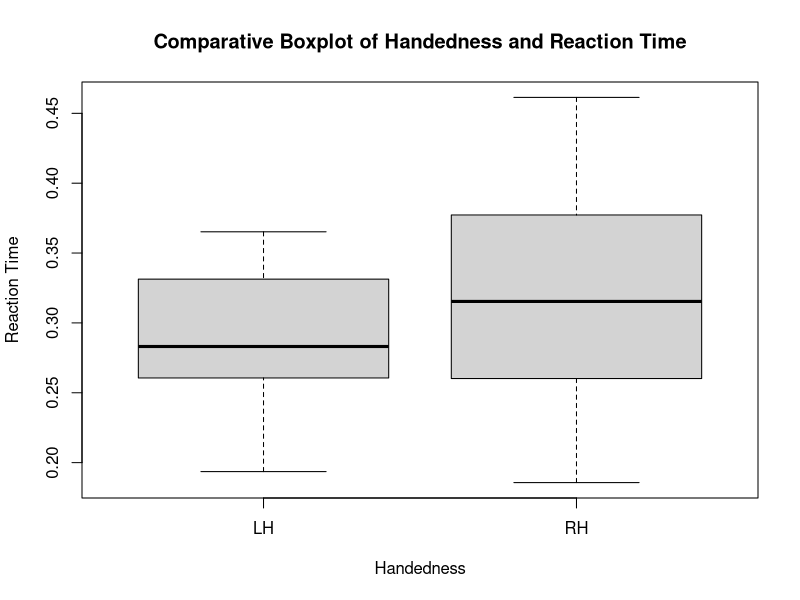
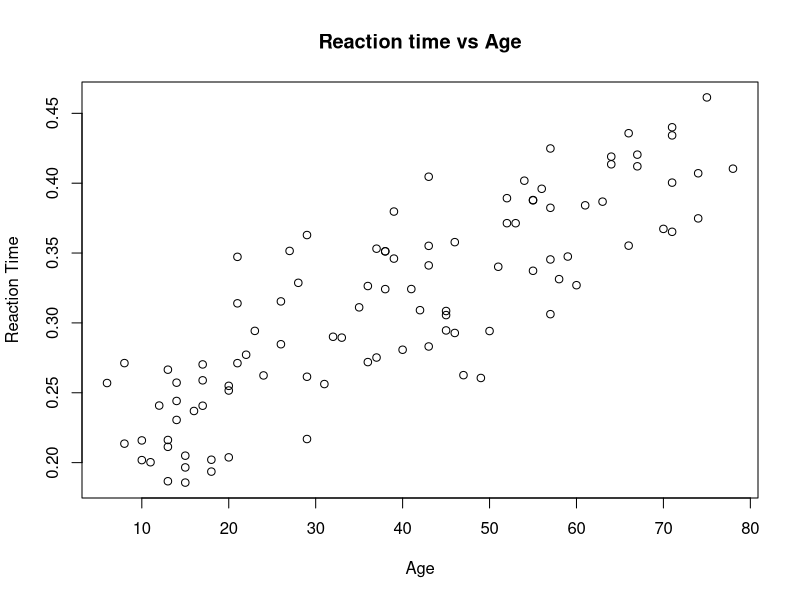
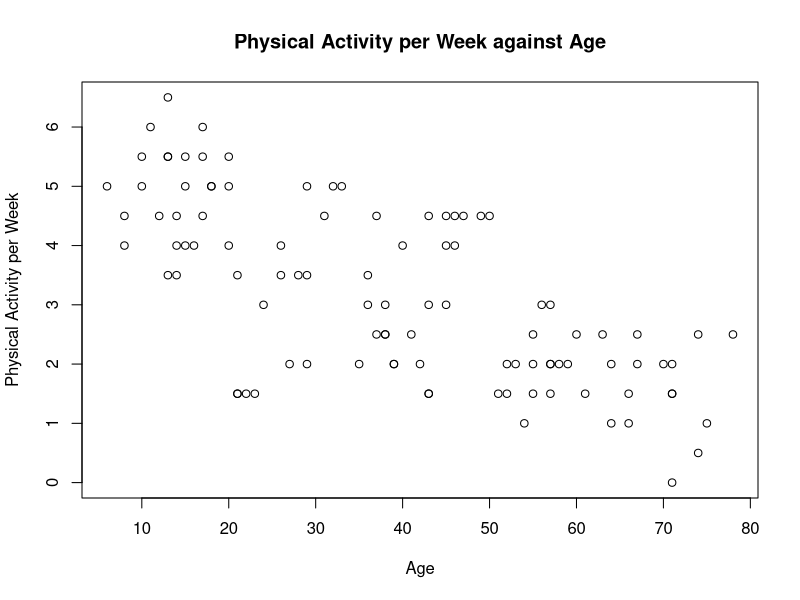

These charts were generated, in order, by the following R code: (Note: this script raises an error after producing the figures.)
# Group ID: 4
setwd("C:/Users/hp/Documents/Statistical Data Analytics/Assignment 2")
df1 = read.csv("4.csv", fill=T, header=T)
df1 = df1[1:100, 1:6]
names(df1)[names(df1)=="Phys..Act."]="Physical"
names(df1)[names(df1)=="Reac..Time"]="Reaction"
View(df1)

# Q1
#97% CI
summary(df1$Reaction)
s = sd(df1$Reaction)
n = length(df1$Reaction)
a = mean(df1$Reaction)
alpha = 0.03
LB = a-qnorm(alpha/2, lower.tail=F)*s/sqrt(n)
LB
UB = a+qnorm(alpha/2, lower.tail=F)*s/sqrt(n)
UB

# Q2
#a)
#since comparing a categorical data and numerical data, we will used comparative box plot and scatterplot
dataL = subset(df1, df1$Handedness=='LH')
dataR = subset(df1, df1$Handedness=='RH')
summary(dataL$Reaction)
summary(dataR$Reaction)

#boxplot reaction and handness
boxplot(Reaction~Handedness, data=df1, xlab="Handedness", ylab="Reaction Time", main="Comparative Boxplot of Handedness and Reaction Time")

#plot reaction and age
plot(Reaction~Age, data=df1, xlab="Age", ylab="Reaction Time", main="Reaction time vs Age")

#plot physical and age
plot(Physical~Age, data=df1, xlab="Age", ylab="Physical Activity per Week", main="Physical Activity per Week against Age")


#b)
#LH
L= subset(df1, Handedness=="LH")
meanL=mean(L$Reaction)
sdL=sd(L$Reaction)
lenL=length(L$Reaction)


#RH
R= subset(df1, Handedness=="RH")
meanR=mean(R$Reaction)
sdR=sd(R$Reaction)
lenR=length(RH$Reaction)

RV=(sL^2)/(sR^2)


PV=pf(1/RV, lenR-1, lenL-1, lower.tail=F)+ pf(RV, lenL-1,lenR-1, lower.tail=T)

#sigma L^2 not equal to sigma R^2
var.test(L$Reaction, R$Reaction, alternative="two.sided")


# Q3
#a)
df3 = subset(df1, select = -c(ID) )
View(df3)


plot(df3$Reaction~df3$Age, xlab="Age", 
     ylab="Reaction Time", 
     main="Age VS Reaction Time")

#Model for Reaction Time and Age
M3age = lm(df3$Reaction~df3$Age)
abline(M3age)


plot(df3$Reaction~df3$Physical, xlab="Physical", 
     ylab="Reaction Time", 
     main="Physical VS Reaction Time")

#Model for Reaction Time and Physical
M3phy = lm(df3$Reaction~df3$Physical)
abline(M3phy)


xgen<-c(factor(df3$Gender))
View(df3)

plot(df3$Reaction~xgen, xlab="Gender", 
     ylab="Reaction Time", 
     main="Gender VS Reaction Time")

#Model for Reaction Time and Gender
M3gen = lm(df3$Reaction~xgen)
abline(M3gen)


xhand<-c(factor(df3$Handedness))

plot(df3$Reaction~xhand, xlab="Handedness", 
     ylab="Reaction Time", 
     main="Handedness VS Reaction Time")

#Model for Reaction Time and Handedness
M3hand = lm(df3$Reaction~xhand)
abline(M3hand)


factorG <- factor(df1$Gender)
factorH <- factor(df1$Handedness)

#Model for Reaction Time and all four variables
M3 = lm(df1$Reaction~factorG+df1$Age+factorH+df1$Physical)
abline(M3)
plot(M3)

# (b)
# age=df1$Age+10
new_reaction=predict(M3,newdata=data.frame(df1$Age+10))
boxplot(new_reaction~Handedness, data=df1, xlab="Handedness", ylab="Reaction Time", main="Comparative Boxplot of Handedness and Reaction Time")

# --Calculation--
new_df=df1
new_df$newReaction = new_reaction
View(new_df)

newDataL=subset(new_df, new_df$Handedness=='LH')
newDataR=subset(new_df, new_df$Handedness=='RH')

summary(newDataL$Reaction)
summary(newDataL$newReaction)
summary(newDataR$Reaction)
summary(newDataR$newReaction)

#c)
anova(M3)


#d) 
plot(M3)



